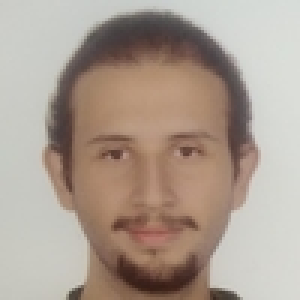
%> input picture Image Processing/Reading Image ve RGB Filters/ugur.jpg, 100 x 100 px (shown 3 times larger)
$ octave imread_and_imshow.m   (GNU Octave 9; MATLAB toolbox functions it lacks are replaced by stand-ins)
%> lines starting %> are read from the running program, lines starting %| are printed output that depends on the picture
clear
clc
close all

img = imread('ugur.jpg');
%> img is the input picture: size 100x100x3 uint8; mean R, G, B 172.2, 157.3, 145.6

blackAndWhite = img(:,:,1);
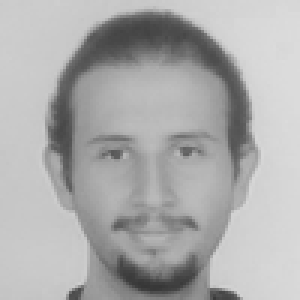
%> blackAndWhite: size 100x100 uint8 (shown 3 times larger); min 54, max 220, mean 172.2

redChannel = img(:,:,1);
greenChannel = img(:,:,2);
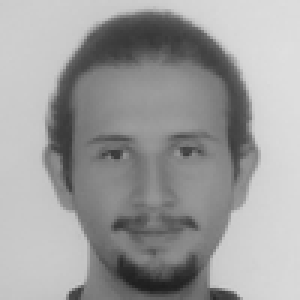
%> greenChannel: size 100x100 uint8 (shown 3 times larger); min 30, max 223, mean 157.3
blueChannel = img(:,:,3);
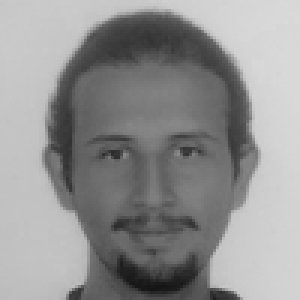
%> blueChannel: size 100x100 uint8 (shown 3 times larger); min 21, max 218, mean 145.6

allBlack = zeros(size(img,1), size(img,2), 'uint8')

justRed = cat(3, redChannel, allBlack, allBlack);
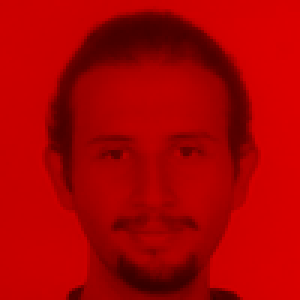
%> justRed: size 100x100x3 uint8 (shown 3 times larger); mean R, G, B 172.2, 0, 0
justGreen = cat(3, allBlack, greenChannel, allBlack);
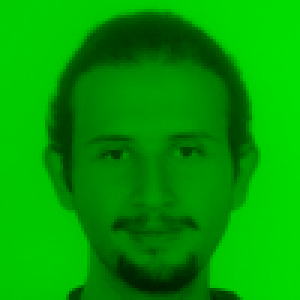
%> justGreen: size 100x100x3 uint8 (shown 3 times larger); mean R, G, B 0, 157.3, 0
justBlue = cat(3, allBlack, allBlack, blueChannel);
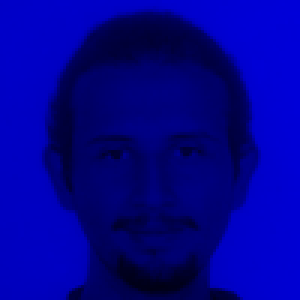
%> justBlue: size 100x100x3 uint8 (shown 3 times larger); mean R, G, B 0, 0, 145.6
recombinedRGB = cat(3, redChannel, greenChannel, blueChannel);

subplot(1,6,1);
imshow(blackAndWhite);

subplot(1,6,2);
imshow(justRed);

subplot(1,6,3);
imshow(justGreen);

subplot(1,6,4);
imshow(justBlue);

subplot(1,6,5);
imshow(recombinedRGB);
